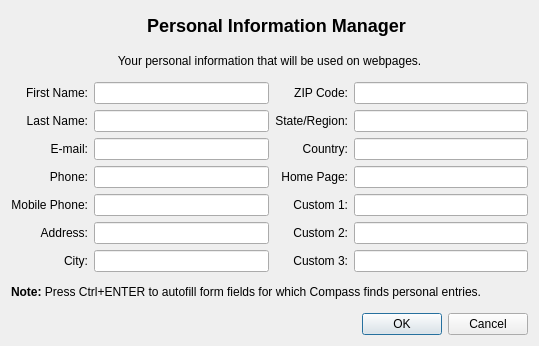
<?xml version="1.0" encoding="UTF-8"?>
<ui version="4.0">
 <class>PIM_Settings</class>
 <widget class="QDialog" name="PIM_Settings">
  <property name="geometry">
   <rect>
    <x>0</x>
    <y>0</y>
    <width>539</width>
    <height>346</height>
   </rect>
  </property>
  <property name="windowTitle">
   <string>PIM Settings</string>
  </property>
  <layout class="QVBoxLayout" name="verticalLayout">
   <item>
    <layout class="QHBoxLayout" name="horizontalLayout">
     <item>
      <spacer name="horizontalSpacer">
       <property name="orientation">
        <enum>Qt::Horizontal</enum>
       </property>
       <property name="sizeHint" stdset="0">
        <size>
         <width>40</width>
         <height>20</height>
        </size>
       </property>
      </spacer>
     </item>
     <item>
      <widget class="QLabel" name="label_2">
       <property name="pixmap">
        <pixmap resource="PIM_res.qrc">:/PIM/data/PIM.png</pixmap>
       </property>
      </widget>
     </item>
     <item>
      <widget class="QLabel" name="label">
       <property name="text">
        <string>&lt;h2&gt;Personal Information Manager&lt;/h2&gt;</string>
       </property>
      </widget>
     </item>
     <item>
      <spacer name="horizontalSpacer_2">
       <property name="orientation">
        <enum>Qt::Horizontal</enum>
       </property>
       <property name="sizeHint" stdset="0">
        <size>
         <width>40</width>
         <height>20</height>
        </size>
       </property>
      </spacer>
     </item>
    </layout>
   </item>
   <item>
    <widget class="QLabel" name="label_tip">
     <property name="text">
      <string>Your personal information that will be used on webpages.</string>
     </property>
     <property name="alignment">
      <set>Qt::AlignCenter</set>
     </property>
    </widget>
   </item>
   <item>
    <layout class="QGridLayout" name="gridLayout">
     <item row="0" column="0">
      <widget class="QLabel" name="label_firstname">
       <property name="text">
        <string>First Name:</string>
       </property>
       <property name="alignment">
        <set>Qt::AlignRight|Qt::AlignTrailing|Qt::AlignVCenter</set>
       </property>
      </widget>
     </item>
     <item row="0" column="1">
      <widget class="QLineEdit" name="pim_firstname"/>
     </item>
     <item row="1" column="0">
      <widget class="QLabel" name="label_lastname">
       <property name="text">
        <string>Last Name:</string>
       </property>
       <property name="alignment">
        <set>Qt::AlignRight|Qt::AlignTrailing|Qt::AlignVCenter</set>
       </property>
      </widget>
     </item>
     <item row="1" column="1">
      <widget class="QLineEdit" name="pim_lastname"/>
     </item>
     <item row="2" column="0">
      <widget class="QLabel" name="label_email">
       <property name="text">
        <string>E-mail:</string>
       </property>
       <property name="alignment">
        <set>Qt::AlignRight|Qt::AlignTrailing|Qt::AlignVCenter</set>
       </property>
      </widget>
     </item>
     <item row="2" column="1">
      <widget class="QLineEdit" name="pim_email"/>
     </item>
     <item row="3" column="0">
      <widget class="QLabel" name="label_phone">
       <property name="text">
        <string>Phone:</string>
       </property>
       <property name="alignment">
        <set>Qt::AlignRight|Qt::AlignTrailing|Qt::AlignVCenter</set>
       </property>
      </widget>
     </item>
     <item row="3" column="1">
      <widget class="QLineEdit" name="pim_phone"/>
     </item>
     <item row="4" column="0">
      <widget class="QLabel" name="label_mobile">
       <property name="text">
        <string>Mobile Phone:</string>
       </property>
       <property name="alignment">
        <set>Qt::AlignRight|Qt::AlignTrailing|Qt::AlignVCenter</set>
       </property>
      </widget>
     </item>
     <item row="4" column="1">
      <widget class="QLineEdit" name="pim_mobile"/>
     </item>
     <item row="5" column="0">
      <widget class="QLabel" name="label_address">
       <property name="text">
        <string>Address:</string>
       </property>
       <property name="alignment">
        <set>Qt::AlignRight|Qt::AlignTrailing|Qt::AlignVCenter</set>
       </property>
      </widget>
     </item>
     <item row="5" column="1">
      <widget class="QLineEdit" name="pim_address"/>
     </item>
     <item row="6" column="0">
      <widget class="QLabel" name="label_city">
       <property name="text">
        <string>City:</string>
       </property>
       <property name="alignment">
        <set>Qt::AlignRight|Qt::AlignTrailing|Qt::AlignVCenter</set>
       </property>
      </widget>
     </item>
     <item row="6" column="1">
      <widget class="QLineEdit" name="pim_city"/>
     </item>
     <item row="0" column="2">
      <widget class="QLabel" name="label_zip">
       <property name="text">
        <string>ZIP Code:</string>
       </property>
       <property name="alignment">
        <set>Qt::AlignRight|Qt::AlignTrailing|Qt::AlignVCenter</set>
       </property>
      </widget>
     </item>
     <item row="0" column="3">
      <widget class="QLineEdit" name="pim_zip"/>
     </item>
     <item row="1" column="2">
      <widget class="QLabel" name="label_state">
       <property name="text">
        <string>State/Region:</string>
       </property>
       <property name="alignment">
        <set>Qt::AlignRight|Qt::AlignTrailing|Qt::AlignVCenter</set>
       </property>
      </widget>
     </item>
     <item row="1" column="3">
      <widget class="QLineEdit" name="pim_state"/>
     </item>
     <item row="2" column="2">
      <widget class="QLabel" name="label_country">
       <property name="text">
        <string>Country:</string>
       </property>
       <property name="alignment">
        <set>Qt::AlignRight|Qt::AlignTrailing|Qt::AlignVCenter</set>
       </property>
      </widget>
     </item>
     <item row="2" column="3">
      <widget class="QLineEdit" name="pim_country"/>
     </item>
     <item row="3" column="2">
      <widget class="QLabel" name="label_homepage">
       <property name="text">
        <string>Home Page:</string>
       </property>
       <property name="alignment">
        <set>Qt::AlignRight|Qt::AlignTrailing|Qt::AlignVCenter</set>
       </property>
      </widget>
     </item>
     <item row="3" column="3">
      <widget class="QLineEdit" name="pim_homepage"/>
     </item>
     <item row="4" column="2">
      <widget class="QLabel" name="label_special1">
       <property name="text">
        <string>Custom 1:</string>
       </property>
       <property name="alignment">
        <set>Qt::AlignRight|Qt::AlignTrailing|Qt::AlignVCenter</set>
       </property>
      </widget>
     </item>
     <item row="4" column="3">
      <widget class="QLineEdit" name="pim_special1"/>
     </item>
     <item row="5" column="2">
      <widget class="QLabel" name="label_special2">
       <property name="text">
        <string>Custom 2:</string>
       </property>
       <property name="alignment">
        <set>Qt::AlignRight|Qt::AlignTrailing|Qt::AlignVCenter</set>
       </property>
      </widget>
     </item>
     <item row="5" column="3">
      <widget class="QLineEdit" name="pim_special2"/>
     </item>
     <item row="6" column="2">
      <widget class="QLabel" name="label_special3">
       <property name="text">
        <string>Custom 3:</string>
       </property>
       <property name="alignment">
        <set>Qt::AlignRight|Qt::AlignTrailing|Qt::AlignVCenter</set>
       </property>
      </widget>
     </item>
     <item row="6" column="3">
      <widget class="QLineEdit" name="pim_special3"/>
     </item>
    </layout>
   </item>
   <item>
    <widget class="QLabel" name="label_note">
     <property name="text">
      <string>&lt;b&gt;Note:&lt;/b&gt; Press Ctrl+ENTER to autofill form fields for which Compass finds personal entries.</string>
     </property>
    </widget>
   </item>
   <item>
    <widget class="QDialogButtonBox" name="buttonBox">
     <property name="orientation">
      <enum>Qt::Horizontal</enum>
     </property>
     <property name="standardButtons">
      <set>QDialogButtonBox::Cancel|QDialogButtonBox::Ok</set>
     </property>
    </widget>
   </item>
  </layout>
 </widget>
 <resources>
  <include location="PIM_res.qrc"/>
 </resources>
 <connections>
  <connection>
   <sender>buttonBox</sender>
   <signal>accepted()</signal>
   <receiver>PIM_Settings</receiver>
   <slot>accept()</slot>
   <hints>
    <hint type="sourcelabel">
     <x>248</x>
     <y>254</y>
    </hint>
    <hint type="destinationlabel">
     <x>157</x>
     <y>274</y>
    </hint>
   </hints>
  </connection>
  <connection>
   <sender>buttonBox</sender>
   <signal>rejected()</signal>
   <receiver>PIM_Settings</receiver>
   <slot>reject()</slot>
   <hints>
    <hint type="sourcelabel">
     <x>316</x>
     <y>260</y>
    </hint>
    <hint type="destinationlabel">
     <x>286</x>
     <y>274</y>
    </hint>
   </hints>
  </connection>
 </connections>
</ui>
